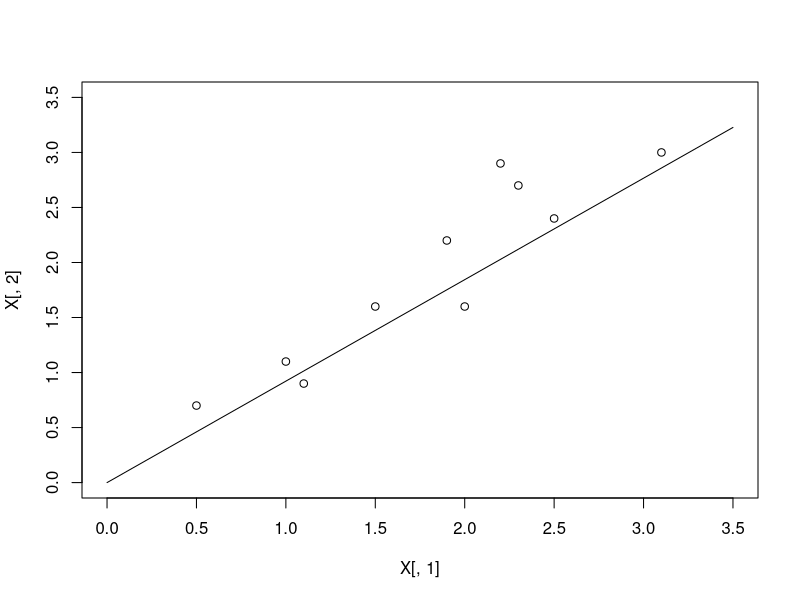

Generate this figure with R:
data<-function() {
    X<-matrix(c(2.5, 2.4,
        0.5, 0.7,
        2.2, 2.9,
        1.9, 2.2,
        3.1, 3.0,
        2.3, 2.7,
        2.,  1.6,
        1.,  1.1,
        1.5, 1.6,
        1.1, 0.9), ncol=2, byrow=T)
}

main<-function() {
    X<-data()
    N<-length(X[,1])

    png("image/simple_pca_demo.png")
    plot(X[,1], X[,2], xlim=c(0.,3.5),ylim=c(0.,3.5))

    XAdj<-t(t(X)-colMeans(X))

    S<-cov(XAdj)
    lam<-eigen(S)$values
    vec<-eigen(S)$vectors

    print(vec)

    # get the best direction
    proj<-vec[, order(lam, decreasing=T)[1]]
    Xp<-X%*%proj

    lines(c(0.,3.5), c(0.,3.5)*proj[1]/proj[2])
}

main()
